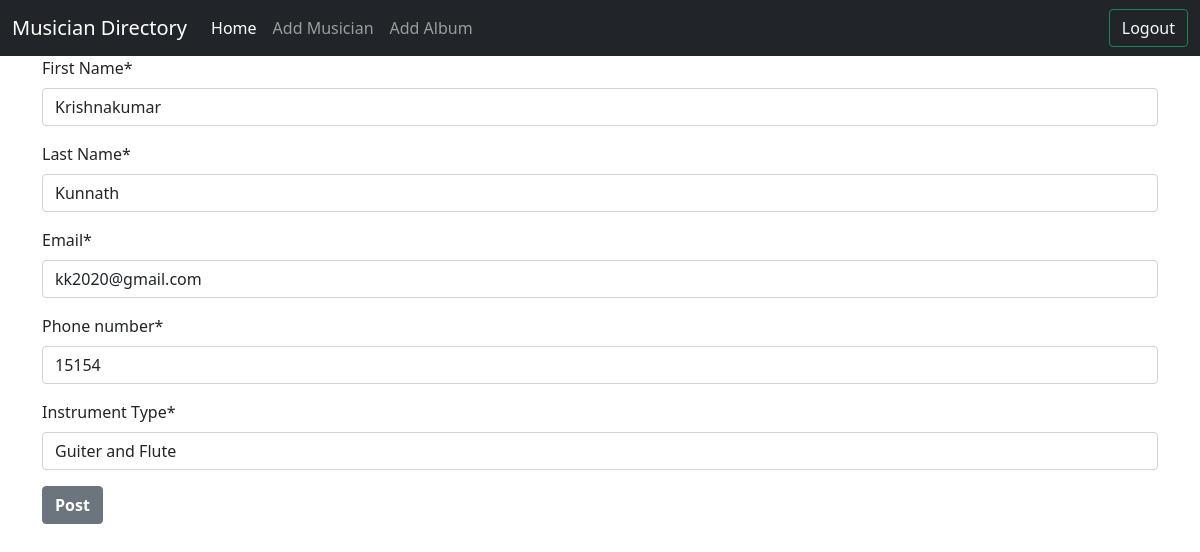
Page /musician/edit_musician/8 (signed in) on the committed database.
### musician/models.py (models this page shows, shortened)
class Musicians(models.Model):
    First_Name = models.CharField(max_length=30)
    Last_Name = models.CharField(max_length=30)
    Email = models.EmailField()
    Phone_number = models.BigIntegerField()
    Instrument_Type = models.CharField(max_length=40)

### musician/views.py (the view)
# urls.py: path('edit_musician/<int:id>', views.editMusician, name='edit_musician'),
def editMusician(request, id):
    if request.user.is_authenticated:
        edit_musician = models.Musicians.objects.get(pk=id)
        musician = forms.MusicianForm(instance=edit_musician)
        if request.method == 'POST':
            musician = forms.MusicianForm(request.POST, instance=edit_musician)
            if musician.is_valid():
                musician.save()
                return redirect('homepage')
        return render(request, 'musician.html', {'form': musician})
    else:
        return redirect('login')

### musician/forms.py
class MusicianForm(forms.ModelForm):
    class Meta:
        model = Musicians
        fields = '__all__'

### musician/templates/musician.html (shortened to what this page needs)
{% extends 'base.html' %}
{% block content %}
{% load crispy_forms_tags %}
<form action=""
    method="post">
    {{form | crispy}}
    <button type="submit"
        class="btn btn-secondary fw-bold">Post</button>
</form>
{% endblock %}

### rows in the picture
Musicians: First_Name "Krishnakumar", Last_Name "Kunnath", Email "kk2020@gmail.com", Phone_number "15154", Instrument_Type "Guiter and Flute"
